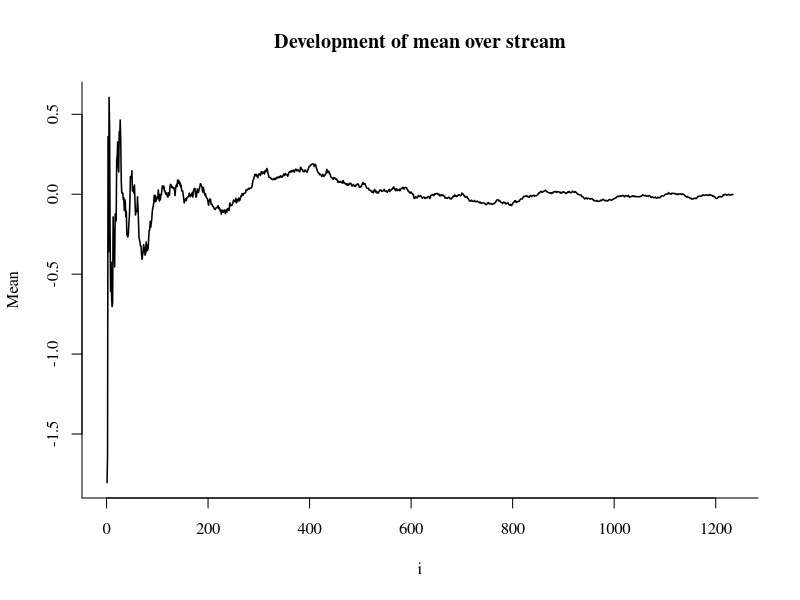

This figure's R source:
## ---- chunk 1
knitr::opts_chunk$set(echo = TRUE)
knitr::opts_chunk$set(dev = 'svg')
## ---- chunk 2
set.seed(142857)
# let's assume we receive data of length 1234
streamlength <- 1234

# initialise m_i
m_i <- 0
for (i in 1:streamlength) {
  m_prev <- m_i
  x_i <- rnorm(1, 0, 3)
  m_i <- m_prev + (x_i-m_prev) / i
}

print(m_i)
## ---- chunk 3
set.seed(142857)
# let's assume we receive data of length 1234
streamlength <- 1234

# initialise m_i
means <- numeric(streamlength)
for (i in 1:streamlength) {
  x_i <- rnorm(1, 0, 3)
  means[i] <- ifelse(i == 1,
                     x_i,
                     means[i-1] + (x_i-means[i-1]) / i)
}

par(family="serif")
plot(1:streamlength, means, type = "l", 
     main = "Development of mean over stream",
     xlab = "i", ylab = "Mean", bty = "L", lwd = 1.5)


## ---- chunk 4
set.seed(142857)
# let's assume we receive data of length 1234
streamlength <- 1234

# initialise
sum <- 0
sumsq <- 0
i <- 0

for (j in 1:streamlength) {
  value <- rnorm(1, 0, 3)
  sum <- sum + value
  sumsq <- sumsq + value^2
  i <- i + 1
}

list(sum = sum, 
     sum_of_squares = sumsq, 
     i = i, 
     mean = sum/i,
     variance = sumsq/i - (sum/i)^2)

